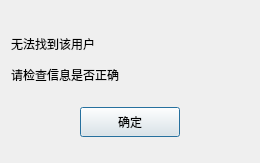
<?xml version="1.0" encoding="UTF-8"?>
<ui version="4.0">
 <class>FindFailDlg</class>
 <widget class="QDialog" name="FindFailDlg">
  <property name="geometry">
   <rect>
    <x>0</x>
    <y>0</y>
    <width>260</width>
    <height>163</height>
   </rect>
  </property>
  <property name="minimumSize">
   <size>
    <width>0</width>
    <height>0</height>
   </size>
  </property>
  <property name="windowTitle">
   <string>Dialog</string>
  </property>
  <layout class="QVBoxLayout" name="verticalLayout">
   <item>
    <spacer name="verticalSpacer">
     <property name="orientation">
      <enum>Qt::Orientation::Vertical</enum>
     </property>
     <property name="sizeType">
      <enum>QSizePolicy::Policy::Fixed</enum>
     </property>
     <property name="sizeHint" stdset="0">
      <size>
       <width>20</width>
       <height>20</height>
      </size>
     </property>
    </spacer>
   </item>
   <item>
    <widget class="QLabel" name="fail_tip">
     <property name="minimumSize">
      <size>
       <width>0</width>
       <height>25</height>
      </size>
     </property>
     <property name="maximumSize">
      <size>
       <width>16777215</width>
       <height>25</height>
      </size>
     </property>
     <property name="text">
      <string>无法找到该用户</string>
     </property>
    </widget>
   </item>
   <item>
    <widget class="QLabel" name="label_2">
     <property name="minimumSize">
      <size>
       <width>0</width>
       <height>25</height>
      </size>
     </property>
     <property name="maximumSize">
      <size>
       <width>16777215</width>
       <height>25</height>
      </size>
     </property>
     <property name="text">
      <string>请检查信息是否正确</string>
     </property>
    </widget>
   </item>
   <item>
    <widget class="QWidget" name="widget" native="true">
     <layout class="QHBoxLayout" name="horizontalLayout">
      <item>
       <widget class="ClickedBtn" name="fail_sure_btn">
        <property name="minimumSize">
         <size>
          <width>100</width>
          <height>30</height>
         </size>
        </property>
        <property name="maximumSize">
         <size>
          <width>100</width>
          <height>30</height>
         </size>
        </property>
        <property name="text">
         <string>确定</string>
        </property>
       </widget>
      </item>
     </layout>
    </widget>
   </item>
  </layout>
 </widget>
 <customwidgets>
  <customwidget>
   <class>ClickedBtn</class>
   <extends>QPushButton</extends>
   <header>clickedbtn.h</header>
  </customwidget>
 </customwidgets>
 <resources/>
 <connections/>
</ui>
